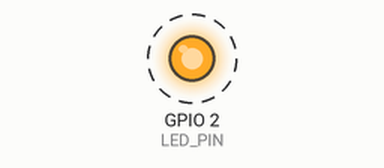
This sketch was run on a simulated ESP32. On the bench: output pins drawn as LEDs (lit = HIGH). Dashed ring = blinking. Nothing arrives over Bluetooth unless stated; a phone connects over Bluetooth LE 3 s after start; what the sketch prints to the serial monitor is not drawn.

Above: at 0.02 s.
Timing chart, 0 to 3.0 s (numbered marks = the images above):
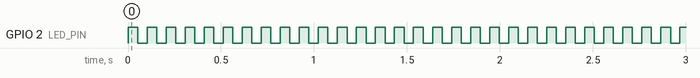

Measured:
- by itself, GPIO 2 (LED_PIN): alternates HIGH for 0.05 s and LOW for 0.05 s

The sketch:

ESP32_Eddystone_TLM_nosleep.ino
```cpp
/* Hackystone tag code for broadcasting Google Eddystone-TLM formatted
 * BLE advertisements at fixed intervals with ESP32 development board.
 *
 * Ruohan Xiong, 2019.
 * Code is based on work from pcbreflux
 * https://github.com/pcbreflux/espressif
*/

#include "sys/time.h"
#include "BLEDevice.h"
#include "BLEServer.h"
#include "BLEUtils.h"
#include "esp_sleep.h"

#define LED_PIN 2
#define TAG_ID "0" // string

RTC_DATA_ATTR static time_t last;        // remember last boot in RTC Memory
RTC_DATA_ATTR static uint32_t bootcount; // remember number of boots in RTC Memory

#ifdef __cplusplus
extern "C" {
#endif

uint8_t temprature_sens_read();

#ifdef __cplusplus
}
#endif

// See the following for generating UUIDs:
// https://www.uuidgenerator.net/
BLEAdvertising *pAdvertising;
struct timeval now;

void setBeacon() {
    char beacon_data[22];
    uint16_t beconUUID = 0xFEAA;
    uint16_t volt = 3300; // 3300mV = 3.3V
    uint16_t temp = (uint16_t)((float)23.00);
    uint32_t tmil = now.tv_sec*10;
    uint8_t temp_farenheit;
    float temp_celsius;

    temp_farenheit= temprature_sens_read();
    temp_celsius = ( temp_farenheit - 32 ) / 1.8;
    temp = (uint16_t)(temp_celsius);

    BLEAdvertisementData oAdvertisementData = BLEAdvertisementData();

    oAdvertisementData.setFlags(0x06); // GENERAL_DISC_MODE 0x02 | BR_EDR_NOT_SUPPORTED 0x04
    oAdvertisementData.setCompleteServices(BLEUUID(beconUUID));
    oAdvertisementData.setName(TAG_ID);

    beacon_data[0] = 0x20;  // Eddystone Frame Type (Unencrypted Eddystone-TLM)
    beacon_data[1] = 0x00;  // TLM version
    beacon_data[2] = (volt>>8);  // Battery voltage, 1 mV/bit i.e. 0xCE4 = 3300mV = 3.3V
    beacon_data[3] = (volt&0xFF);  //
    beacon_data[4] = (temp&0xFF);  // Beacon temperature
    beacon_data[5] = (temp>>8);    //
    beacon_data[6] = ((bootcount & 0xFF000000) >> 24);  // Advertising PDU count
    beacon_data[7] = ((bootcount & 0xFF0000) >> 16);  //
    beacon_data[8] = ((bootcount & 0xFF00) >> 8);  //
    beacon_data[9] = (bootcount&0xFF);  //
    beacon_data[10] = ((tmil & 0xFF000000) >> 24);  // Time since power-on or reboot
    beacon_data[11] = ((tmil & 0xFF0000) >> 16);  //
    beacon_data[12] = ((tmil & 0xFF00) >> 8);  //
    beacon_data[13] = (tmil&0xFF);  //

    oAdvertisementData.setServiceData(BLEUUID(beconUUID), std::string(beacon_data, 14));
    pAdvertising->setScanResponseData(oAdvertisementData);
}

void setup() {
    Serial.begin(115200);
    pinMode(LED_PIN, OUTPUT);
    digitalWrite(LED_PIN, LOW);

}

void loop() {
    gettimeofday(&now, NULL);
    Serial.printf("start ESP32 %d\n",bootcount++);
    Serial.printf("(%lds since last broadcast, %lds since boot)\n",now.tv_sec,now.tv_sec-last);
    last = now.tv_sec;
    // Create the BLE Device
    BLEDevice::init("ESP32");
    // Create the BLE Server
    BLEServer *pServer = BLEDevice::createServer();
    pAdvertising = pServer->getAdvertising();
    setBeacon();
     // Start advertising
    digitalWrite(LED_PIN, HIGH);
    pAdvertising->start();
    Serial.println("Advertising started...");
    delay(50);
    pAdvertising->stop();
    digitalWrite(LED_PIN, LOW);

    Serial.printf("sleeping... \n");
    delay(50);
}
```
